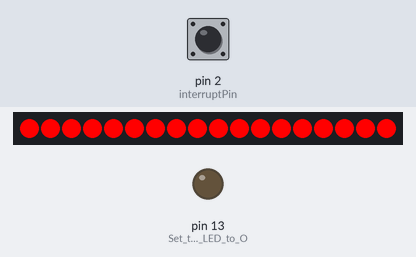
A sketch run on a simulated Arduino Uno, built with avr-gcc and run on an emulated ATmega328P. On the bench: 18 RGB LEDs in strip order, left to right, output pins drawn as LEDs (lit = HIGH). The test bench sets the inputs (shaded band); at power-on: pin 2 (interruptPin) HIGH. EEPROM starts erased.

Above: at 1.2 s.
1.3 s: pin 2 (interruptPin) pulled LOW for 0.15 s
At 1.6 s:
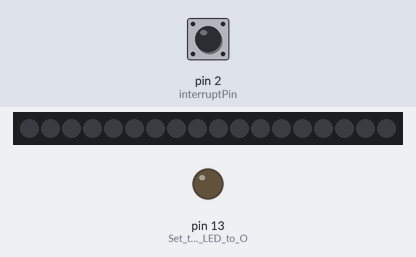
2.9 s: pin 2 (interruptPin) pulled LOW for 1 s
At 4.1 s:
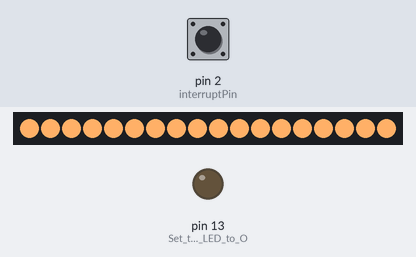
5.4 s: pin 2 (interruptPin) pulled LOW for 0.15 s
At 6.0 s:
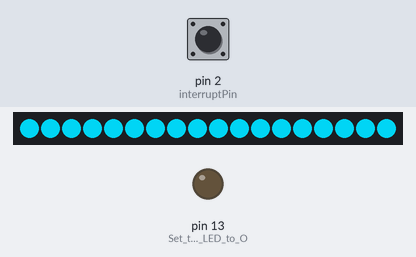
7.0 s: pin 2 (interruptPin) pulled LOW for 3.2 s
At 7.18 s:
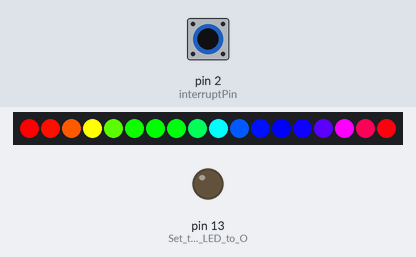
10.8 s: pin 2 (interruptPin) pulled LOW for 0.15 s
At 11.13 s:
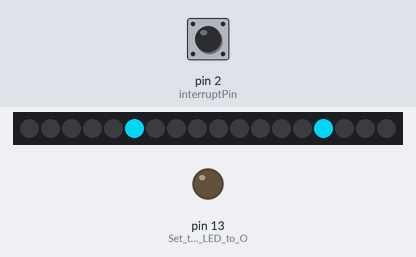
Timing chart, 0 to 12.5 s (numbered marks = the images above; inputs shaded):
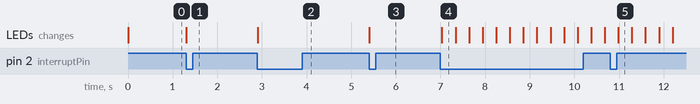

The sketch:

neopixel_fan_controller.ino
```cpp
#include <Adafruit_NeoPixel.h>
#include <EEPROM.h>

#define TIMEOUT_MS 500
#define LED_PIN    3
#define LED_COUNT 18
#define CYCLE_SPEED 25      //[1/ms]
#define CYCLE_INTERVALL 10  //[ms]    //results in 250 per cycle

const byte ledPin = 13;
const byte interruptPin = 2;
volatile byte state = 0;
volatile unsigned long timeout;
int addr = 0;

Adafruit_NeoPixel strip(LED_COUNT, LED_PIN, NEO_GRB + NEO_KHZ800);  //generate the NeoPixel 'strip' object

//Initialize some variables for the NeoPixel stuff
uint32_t weiss = strip.gamma32(strip.ColorHSV(6000, 75, 255));
uint32_t turkis = strip.Color(0, 192, 221);
uint32_t rot = strip.Color(255, 0, 0);
uint32_t pink = strip.Color(255, 0, 255);
uint32_t rgbcolor = 0;
uint16_t rgb_offset = 0;
uint8_t i = 0;

void setup() {
  //NeoPixel Setup
  strip.begin();    //Initialize the Strip
  //strip.setBrightness(215);
  strip.show();     //Display nothing (to prevent the LEDs from displaying stuff from before this programm)

  // put your setup code here, to run once:
  pinMode(13, OUTPUT);    //Set the Built-in LED to Output mode
  digitalWrite(13, LOW);  //Switch the Built-in LED Off

  //Button Setup
  pinMode(interruptPin, INPUT_PULLUP);    //Enable Pullup for the Pin
  attachInterrupt(digitalPinToInterrupt(interruptPin), changeMode, FALLING);  //Interrupt Function is called each time the Button is pressed

  state = EEPROM.read(addr);  //Restore the last known state from the EEPROM memory
}


void loop() {
  switch(state){
    case 0:   //LEDs OFF
      strip.clear();
      break;

    case 1:   //All LEDs are white
      strip.fill(weiss);
      break;

    case 2:   //All LEDs are Turquoise
      strip.fill(turkis);
      break;

    case 3:   //Unicorn puke rainbow cycle
      for(int i = 0; i < LED_COUNT; i++){
        rgbcolor = strip.gamma32(strip.ColorHSV(rgb_offset + (65536*i)/LED_COUNT)); //calculate the LEDs color based on its number
        strip.setPixelColor(i, rgbcolor);   //Assign the color to the LED
      }
        rgb_offset = rgb_offset + CYCLE_SPEED*CYCLE_INTERVALL;  //'rotate' the color circle by 400 each executio
      break;

    case 4:
      if(i >= LED_COUNT){
        i = 0;
      }
    strip.clear();
    strip.setPixelColor(i, turkis);
    strip.setPixelColor(((LED_COUNT)/2 + i)%LED_COUNT, turkis);
    i++;
    delay(17);  //additional delay to slow the animation down
    break;

    case 5:
      strip.clear();
      //strip.fill(pink);
      //strip.fill(turkis, 1, 14);
      strip.setPixelColor(0, pink);
    break;

    default:    //ERROR - State out of bounds
      strip.fill(rot);
  }
  delay(CYCLE_INTERVALL/2);      //Delay the executuion
  strip.show();   //Update the LED color
  delay(CYCLE_INTERVALL/2);      //Delay the executuion

}

void changeMode(){    //Interrupt Function to change the LED Mode once the switch is pressed
  if(timeout <= millis()){          //Timeout to debounce the Button
    timeout = millis() + TIMEOUT_MS;
    state++;
    if(state >= 5){
      state = 0;
    }
    EEPROM.write(addr, state);      //Write the current state to the EEPROM memory to save the state during power loss
  }
}
```

Measured:
- after the input at 1.3 s, the LEDs: change at once (image 1)
- after the input at 2.9 s, the LEDs: change at once (image 2)
- after the input at 5.4 s, the LEDs: change at once (image 3)
- after the input at 7.0 s, the LEDs: change at once (image 4)
- after the input at 10.8 s, the LEDs: change after 0.18 s (image 5)
